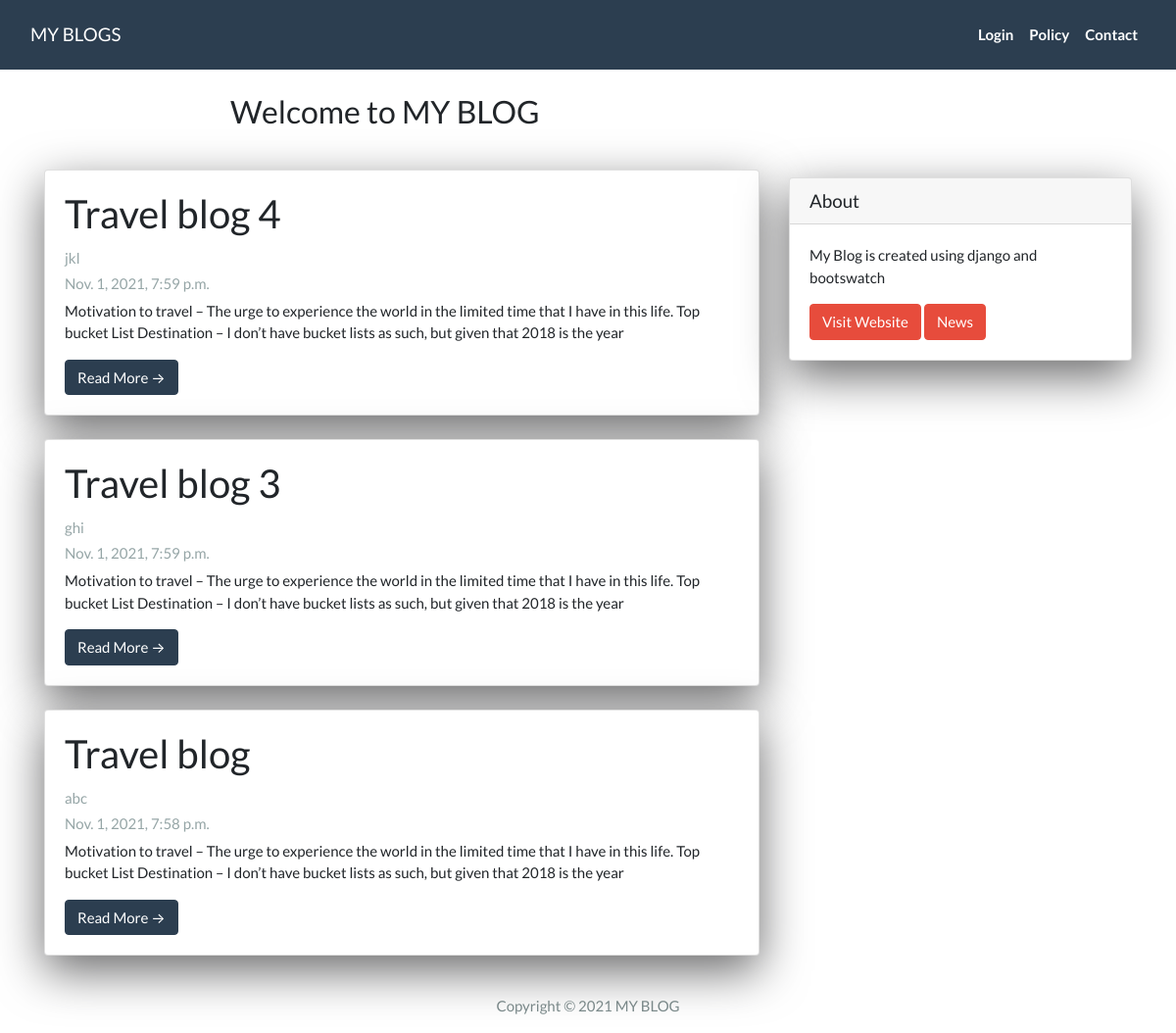
The page / on the database its author committed.
### blog/models.py (models this page shows)
class post(models.Model):
    title = models.CharField(max_length=200, )
    slug = models.SlugField(max_length=200, null=True)
    author = models.CharField(max_length=150)
    created_on = models.DateTimeField(auto_now_add=True, null=True)
    updated_on = models.DateTimeField(auto_now=True)
    content = models.TextField(null=True)
    status = models.IntegerField(choices=STATUS, default=0)

### blog/views.py (the view)
# urls.py: path('', views.PostList.as_view(), name="home"),
class PostList(generic.ListView):
    queryset = post.objects.filter(status=1).order_by('-created_on')
    template_name = 'index.html'

### blog/templates/index.html (shortened to what this page needs)
{% extends "base.html" %}
{% block content%}
<header class="masthead">
    <div class="container">
     <div class="row">
       <div class="col-md-8 col-10 mx-auto">
           <div class="site-heading">
               <h3 class="site-heading my-4 mt-3 text-black"> Welcome to MY BLOG </h3>
           </div>
       </div>
     </div>
    </div>
</header>
     <div class="container">
         <div class="row" >
       <div class="col-md-8 mt-3 left">
           {% for post in post_list %}
          <div class="card mb-4">
           <div class="card-body">
               <h2 class="card-title"> {{ post.title }} </h2>
               <p class="card-text text-muted h6"> {{ post.author }} </p>
               <p class="card-text text-muted h6"> {{ post.created_on }} </p>
               <p class="card-text">{{ post.content|slice:"200" }}</p>
               <a href="{% url 'post_detail' post.slug %}" class="btn btn-primary"> Read More &rarr;</a>
           </div>
          </div>
          {% endfor %}
       </div>
       {% block sidebar %} {% include 'sidebar.html'%}  {% endblock sidebar %}
        </div>
       </div>
       {% endblock %}

### blog/templates/base.html (shortened to what this page needs)
<!DOCTYPE html>
<html lang="en">
<head>
    <link rel="stylesheet" href="https://cdn.jsdelivr.net/npm/bootswatch@4.5.2/dist/flatly/bootstrap.min.css">
</head>
    <body>
    <nav class="navbar navbar-expand-lg navbar-dark bg-primary" id="mainNav">
    <div class="container-fluid">
        <a class="navbar-brand" href="{% url 'home' %}">MY BLOGS</a>
        <div class="collapse navbar-collapse" id="navbarResponsive">
         <ul class="navbar-nav ml-auto">
              <li class="nav-item text-black">
              <a class="nav-link text-black font-weight-bold" href="#">Login</a>
             </li>
             <li class="nav-item text-black">
                <a class="nav-link text-black font-weight-bold" href="#">Policy</a>
               </li>
               <li class="nav-item text-black">
                <a class="nav-link text-black font-weight-bold" href="#">Contact</a>
               </li>
          </ul>
        </div>
      </div>
    </nav>
      {% block content %}
      {% endblock content %}
      <footer class="py-3 bg-grey">
        <p class="m-0 text-dark text-center">Copyright &copy; 2021 MY BLOG </p>
      </footer>
</body>
</html>

### blog/templates/sidebar.html (shortened to what this page needs)
{% block sidebar %}
  <div class="col-md-4 float-right">
    <div class="card my-4">
        <h5 class="card-header">About</h5>
        <div class="card-body">
            <p class="card-text">
                My Blog is created using django and bootswatch
            </p>
            <a href="https://www.himalayanclub.org/" class="btn btn-danger">Visit Website</a>
            <a href="https://www.himalayanclub.org/category/news/" class="btn btn-danger">News</a>
        </div>
    </div>
</div>
{% endblock sidebar%}

### blog/templates/sidebar.html (style rules this page uses)
.card { box-shadow: 0 16px 48px #6a6a6b; }

### rows shown on the page
post: title "Travel blog 4", author "jkl", created_on "Nov. 1, 2021, 7:59 p.m.", content "Motivation to travel – The urge to experience the world in the limited time that I have in this life. Top bucket List Destination – I don’t have bucket lists as such, but given that 2018 is the year"
post: title "Travel blog 3", author "ghi", created_on "Nov. 1, 2021, 7:59 p.m.", content "Motivation to travel – The urge to experience the world in the limited time that I have in this life. Top bucket List Destination – I don’t have bucket lists as such, but given that 2018 is the year"
post: title "Travel blog", author "abc", created_on "Nov. 1, 2021, 7:58 p.m.", content "Motivation to travel – The urge to experience the world in the limited time that I have in this life. Top bucket List Destination – I don’t have bucket lists as such, but given that 2018 is the year"
